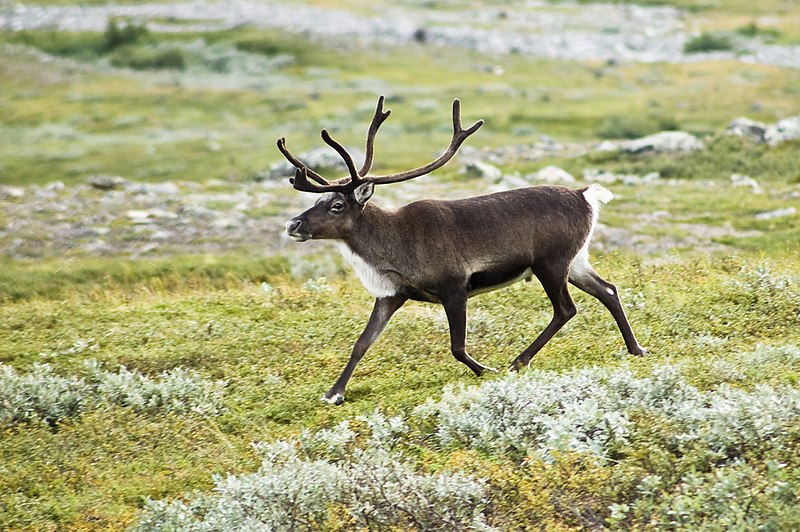
#> input picture stegano/reindeer.bmp, 800 x 532 px
$ jupyter execute LSBStegano.ipynb
#> lines starting #> are read from the running program, lines starting #| are printed output that depends on the picture; long printed decimals are rounded
[cell 1]
"""
Встраивание информации в изображение методом LSB.
"""

[cell 2]
def to_bin(s):
    return ''.join(format(x,'08b') for x in bytearray(s,'utf-8'))
def unbin(s):
    data = bytes([int(s[i:i+8],2) for i in range(0,len(s),8)]).decode('utf-8')
    return data

msg = "The tower, which was not supposed to be there, plunges into the earth in a place \
just before the black pine forest begins to give way to swamp and then the reeds and \
wind-gnarled trees of the marsh flats."
msg_b = to_bin(msg)

from PIL import Image

img = Image.open("reindeer.bmp")
#> img is the input picture: PIL image 800x532 RGB; mean R, G, B 168.2, 168.8, 124.4
img.save("test_lsb.bmp")
img = Image.open("test_lsb.bmp")

def write(img,msg):
    len_msg = len(msg)
    w, h = img.size
#> w = 800; h = 532
    pixels = img.load()
    j = 0
    for x in range(0,w):
        if j>len_msg:
            break
        for y in range(0,h):
            p = list(pixels[x,y])
            for i in range(3):
                if j<len_msg:
                    p[i] = p[i] & ~1 | int(msg[j],2)
                    j+=1
            pixels[x,y] = tuple(p)
#> after the loop, j = 1632
    return img

def extract(img):
    w, h = img.size
#> w = 800; h = 532
    pixels = img.load()
    res = ''
    for x in range(0,w):
        for y in range(0,h):
            p = pixels[x,y]
            res+=''.join([str(b&1) for b in p])
    return res

res = write(img,msg_b)
res.save("test_lsb.bmp")
res.show()
s1 = unbin(extract(img)[:len(msg_b)])
print(s1)
#| The tower, which was not supposed to be there, plunges into the earth in a place just before the black pine forest begins to give way to swamp and then the reeds and wind-gnarled trees of the marsh flats.
img.close()

[cell 3]
'''Часть 2
1. PSNR
2. График PSNR
3. Оценка целесообразности'''
import cv2
img1 = cv2.imread('reindeer.bmp')
img2 = cv2.imread('test_lsb.bmp')
psnr = cv2.PSNR(img1,img2)
#> psnr = 80.2
print("PSNR: {}".format(psnr))
#| PSNR: 80.205
messages = [
"bioluminescence","The tower, which was not","The tower, which was not supposed to be there, plunges",
"The tower, which was not supposed to be there, plunges into the earth in a place just before the black",
"The tower, which was not supposed to be there, plunges into the earth in a place just before the black pine\
forest begins to give way to swamp and then, ","The tower, which was not supposed to be there,plunges into the \
earth in a place just before the black pine forest begins to give way to swamp and then the reeds and \
wind-gnarled trees of the marsh flats. Beyond the","The tower, which was not supposed to be there, plunges into\
the earth in a place just before the black pine forest begins to give way to swamp and then the reeds and \
wind-gnarled trees of the marsh flats. Beyond the marsh flats and the natural canals lies the ocean and, a  \
little farther down the coast, a derelict lighthouse.","bioluminescence "*100]

psnr_values = []
i = 0
for msg in messages:
    img = Image.open("reindeer.bmp")
    res = write(img,to_bin(msg))
    res.save(str(i)+img.filename)
    img2 = cv2.imread(str(i)+img.filename)
    psnr_values.append(cv2.PSNR(img1,img2))
    i+=1
    img.close()
import matplotlib
import matplotlib.pyplot as plt
import matplotlib.dates as md
import matplotlib.patches as patches

large = 22; med = 16; small = 12
#> after `large = 22`: large = 22
params = {'axes.titlesize': large,
          'legend.fontsize': med,
          'figure.figsize': (16, 10),
          'axes.labelsize': med,
          'axes.titlesize': med,
          'xtick.labelsize': small,
          'ytick.labelsize': med,
          'figure.titlesize': large}
#> params = {'axes.titlesize': 16, 'legend.fontsize': 16, 'figure.figsize': (16, 10), 'axes.labelsize': 16, 'xtick.labelsize': 12, 'ytick.labelsize': 16, 'figure.titlesize': 22}
plt.rcParams.update(params)
x = [len(msg.split(' ')) for msg in messages]
y = psnr_values
plt.figure(figsize=(16, 10), dpi= 80, facecolor='w', edgecolor='k')
ax = plt.gca()
ax.set(xlabel='Message length (words)', ylabel='PSNR value')
plt.plot(x,y,c='tab:green')
plt.title("PSNR vs length", fontsize=22)
plt.xticks(x)
plt.show()
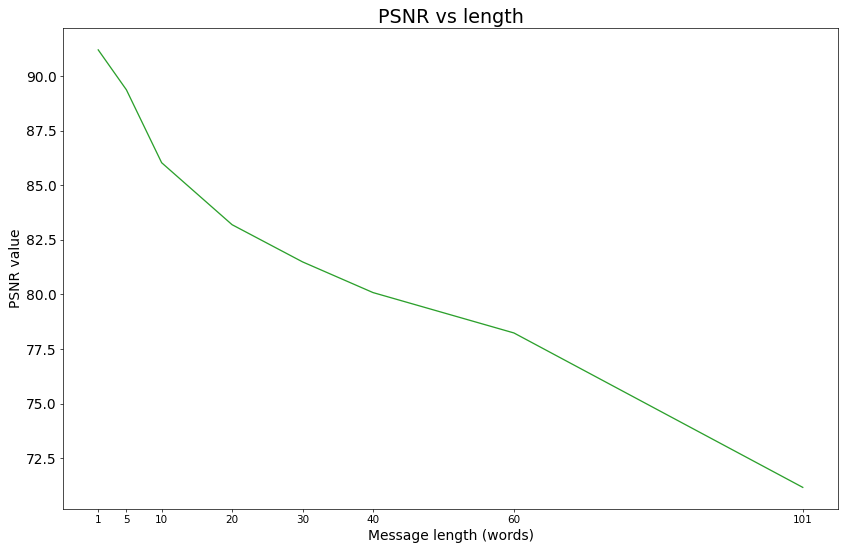
#> figure drawn by matplotlib, 1 panel
#plt.savefig("stats.pdf",bbox_inches='tight')

[cell 4]
'''3. Визуальная атака'''
msg = "The tower, which was not supposed to be there, plunges into the earth in a place \
just before the black pine forest begins to give way to swamp and then the reeds and \
wind-gnarled trees of the marsh flats."*500

img4 = Image.open("reindeer.bmp")
msg_b = to_bin(msg)
print("Длина сообщения: {} бит".format(len(msg_b)))
write(img4,msg_b).save("visual_"+img4.filename)

def visual(img):
    h, w = img.size
#> h = 800; w = 532
    pixels = img.load()
    new_img = Image.new("RGB", (h, w), color=(0, 0, 0))
#> new_img: PIL image 800x532 RGB; every value is 0
    for i in range(h):
        for j in range(w):
            p = pixels[i, j]
            if len(p) == 4:
                p = p[:-1]
            new_p = [0, 0, 0]
            for k in range(3):
                new_p[k] = 255 if int(bin(p[k])[-1]) == 1 else 0
            new_img.putpixel((i, j), tuple(new_p))
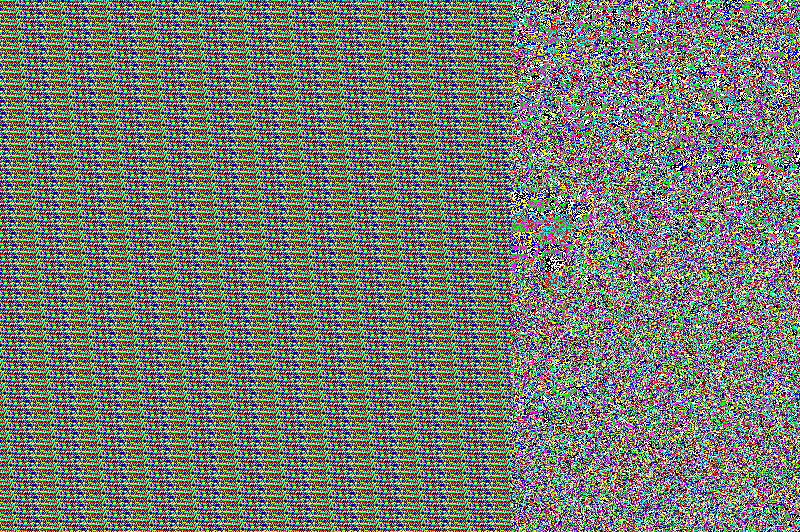
#> new_img: PIL image 800x532 RGB; mean R, G, B 122.8, 114.9, 118.1
    new_img.save("LSB_" + img.filename)
visual(img4)
